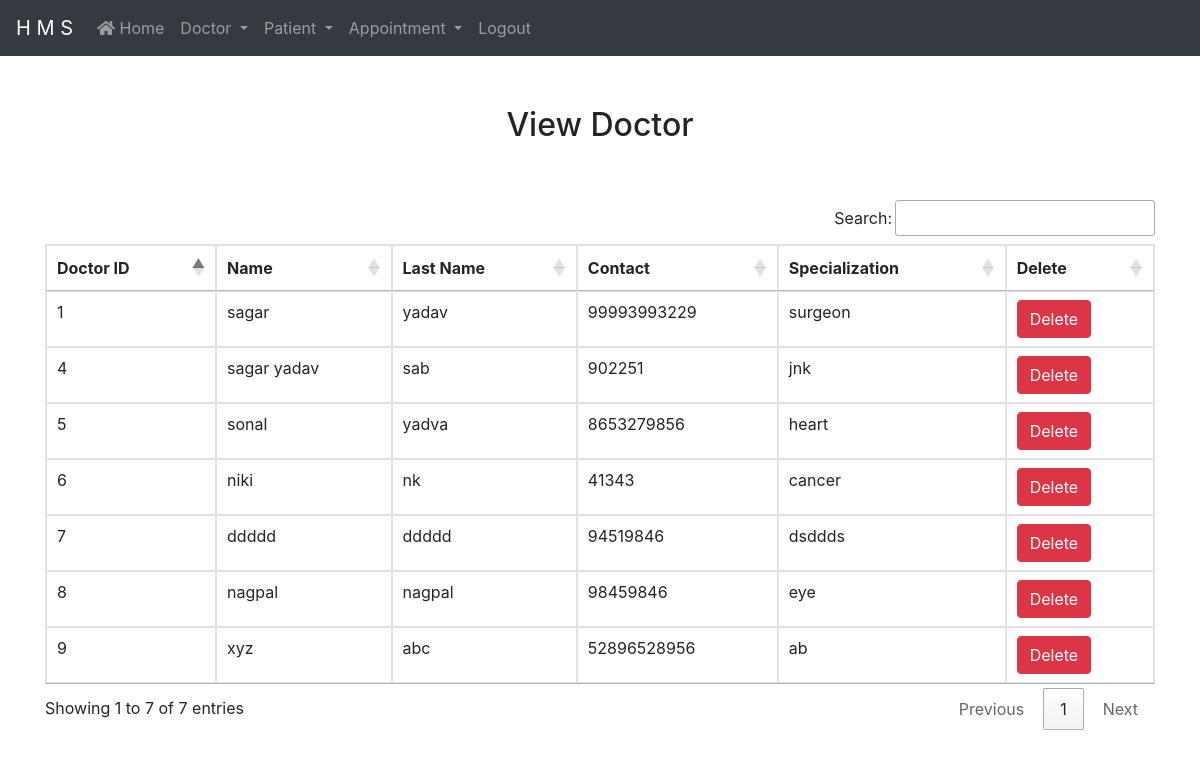
Page /view_doctor/ (signed in) on the earlier database version.
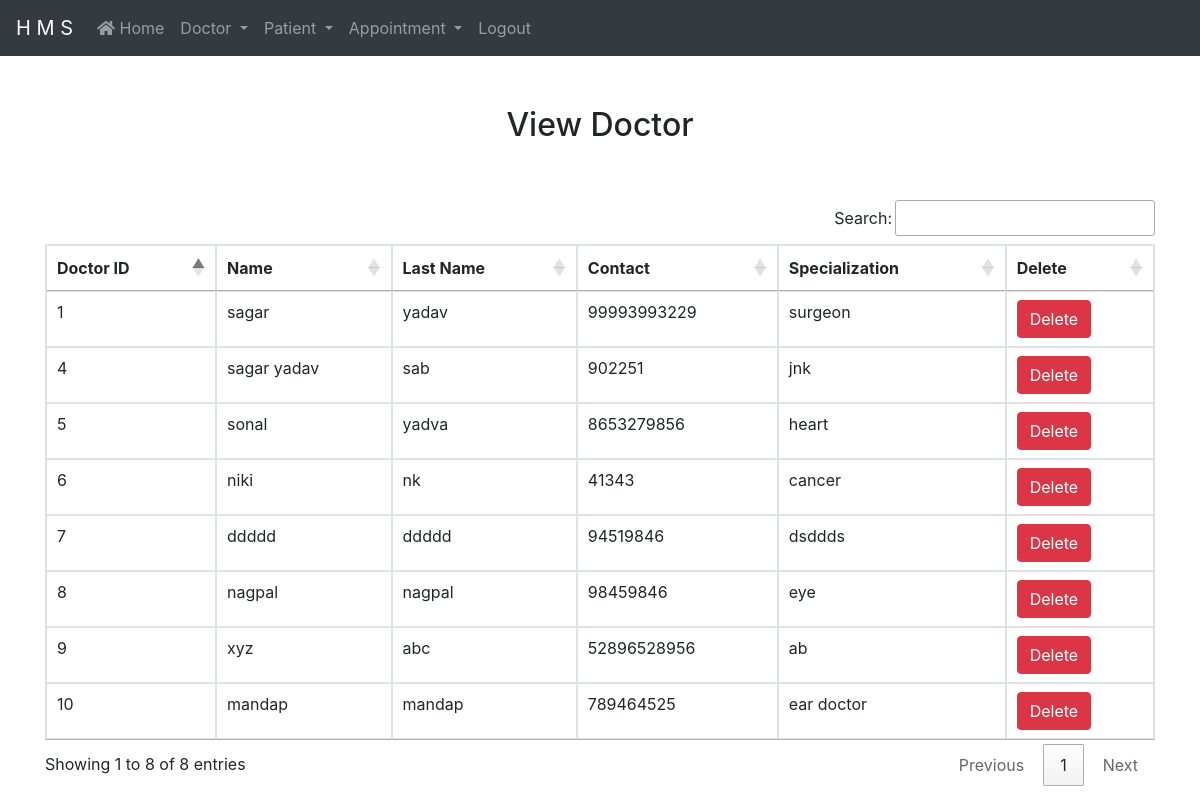
Same page on the later database version.
### hms/models.py (models this page shows, shortened)
class doctormodel(models.Model):
    name = models.CharField(max_length=30)
    lastname = models.CharField(max_length=30)
    contact = models.IntegerField(unique=True)
    speciality = models.CharField(max_length=50)

### hms/views.py (the view)
# urls.py: path('view_doctor/', views.view_doctor, name="view_doctor"),
def view_doctor(request):
    if not request.user.is_staff:
        return redirect('login')
    doc = doctormodel.objects.all()
    d = {'doc':doc}
    return render(request,'view_doctor.html',d)

### templates/view_doctor.html
{% extends 'nav-common.html' %}
{% load static %}
{% block body %}
    <div class="container" style="margin-top: 50px">
        <h2 class="text-center">View Doctor</h2>
        <br><br>
            <table class="table table-hover table-bordered table-responsive-lg" id="example">
                <thead>
                    <tr>
                        <th>
                            Doctor ID
                        </th>
                        <th>
                             Name
                        </th>
                        <th>
                            Last Name
                        </th>
                        <th>
                            Contact
                        </th>
                        <th>
                            Specialization
                        </th>
                        <th>
                            Delete
                        </th>
                    </tr>
                </thead>
                <tbody>
                    {% for i in doc %}
                        <tr>
                        <td>{{ i.id }}</td>
                        <td>{{ i.name }}</td>
                        <td>{{ i.lastname }}</td>
                        <td>{{ i.contact }}</td>
                        <td>{{ i.speciality }}</td>
                            <td><a href="{% url 'delete_doctor' i.id %}" onclick="return confirm('Are you really Want to Delete')" class="btn btn-danger"> Delete</a></td>
                        </tr>
                    {% endfor %}
                </tbody>
            </table>
    </div>
{% endblock %}

Differences in the rows shown:
added doctormodel: id "10", name "mandap", lastname "mandap", contact "789464525", speciality "ear doctor"
Other differences:
text written by a page script: "Search: Showing 1 to 7 of 7 entries Previous 1 Next" → "Search: Showing 1 to 8 of 8 entries Previous 1 Next"
